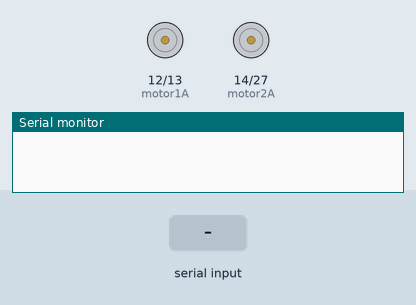
A sketch run on a simulated ESP32. On the bench: motor-driver pin pairs drawn as motors (green arrow = first pin HIGH = forward, orange = second pin HIGH = backward, longer = more drive), the last lines printed to the serial monitor. The test bench sets the inputs (shaded band). Nothing arrives over Bluetooth unless stated.

Above: at 1.2 s.
1.3 s: "F" received over the second serial link
At 2.1 s:
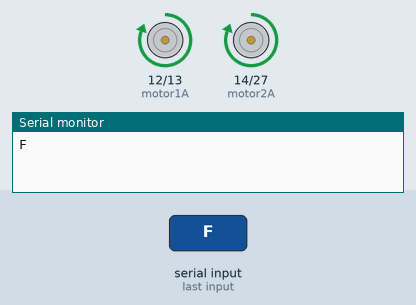
2.8 s: "B" received over the second serial link
At 3.2 s:
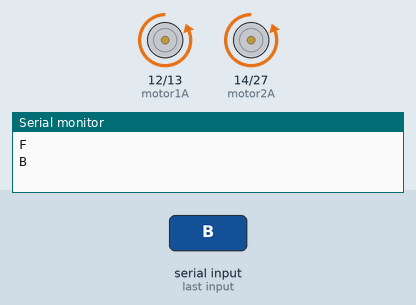
4.3 s: "L" received over the second serial link
At 5.5 s:
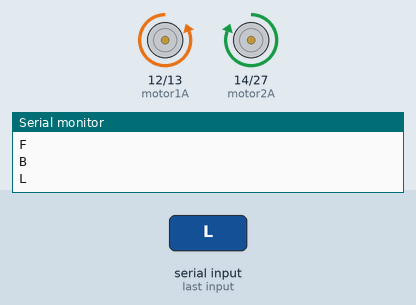
5.8 s: "R" received over the second serial link
At 6.7 s:
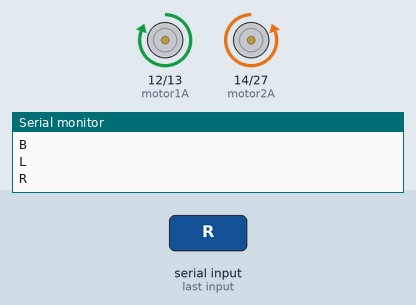
Timing chart, 0 to 8.3 s (numbered marks = the images above; inputs shaded):
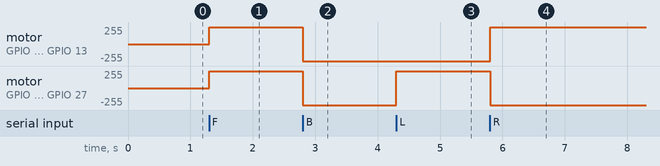

Measured:
- after the input at 1.3 s, motor on GPIO 12 (motor1A) / GPIO 13 (motor1B), motor on GPIO 14 (motor2A) / GPIO 27 (motor2B): stopped → forward 255/255 at once
- after the input at 2.8 s, motor on GPIO 12 (motor1A) / GPIO 13 (motor1B), motor on GPIO 14 (motor2A) / GPIO 27 (motor2B): forward 255/255 → backward 255/255 at once
- after the input at 4.3 s, motor on GPIO 14 (motor2A) / GPIO 27 (motor2B): backward 255/255 → forward 255/255 at once
- after the input at 5.8 s, motor on GPIO 12 (motor1A) / GPIO 13 (motor1B): backward 255/255 → forward 255/255 at once; motor on GPIO 14 (motor2A) / GPIO 27 (motor2B): forward 255/255 → backward 255/255 at once

The sketch:

SumoCode.ino
```cpp
#include "BluetoothSerial.h"

BluetoothSerial SerialBT;

// Pines de los motores
int motor1A = 12;
int motor1B = 13;
int motor2A = 14;
int motor2B = 27;

void setup() {
  Serial.begin(115200);
  SerialBT.begin("Sumo_ESP32_Robot"); // Nombre que veras en tu celular

  pinMode(motor1A, OUTPUT);
  pinMode(motor1B, OUTPUT);
  pinMode(motor2A, OUTPUT);
  pinMode(motor2B, OUTPUT);
}

void loop() {
  if (SerialBT.available()) {
    char command = SerialBT.read();
    Serial.println(command); // Para debug en el monitor serie

    switch (command) {
      case 'F': moverAdelante();  break;
      case 'B': moverAtras();     break;
      case 'L': girarIzquierda(); break;
      case 'R': girarDerecha();   break;
      case 'S': detener();        break;
    }
  }
}

// Ejemplo de una de las funciones
void moverAdelante() {
  digitalWrite(motor1A, HIGH);
  digitalWrite(motor1B, LOW);
  digitalWrite(motor2A, HIGH);
  digitalWrite(motor2B, LOW);
}

void moverAtras() {
  digitalWrite(motor1A, LOW);
  digitalWrite(motor1B, HIGH);
  digitalWrite(motor2A, LOW);
  digitalWrite(motor2B, HIGH);
}

void girarIzquierda() {
  digitalWrite(motor1A, LOW);
  digitalWrite(motor1B, HIGH);
  digitalWrite(motor2A, HIGH);
  digitalWrite(motor2B, LOW);
}

void girarDerecha() {
  digitalWrite(motor1A, HIGH);
  digitalWrite(motor1B, LOW);
  digitalWrite(motor2A, LOW);
  digitalWrite(motor2B, HIGH);
}

void detener() {
  digitalWrite(motor1A, LOW);
  digitalWrite(motor1B, LOW);
  digitalWrite(motor2A, LOW);
  digitalWrite(motor2B, LOW);
}
```
